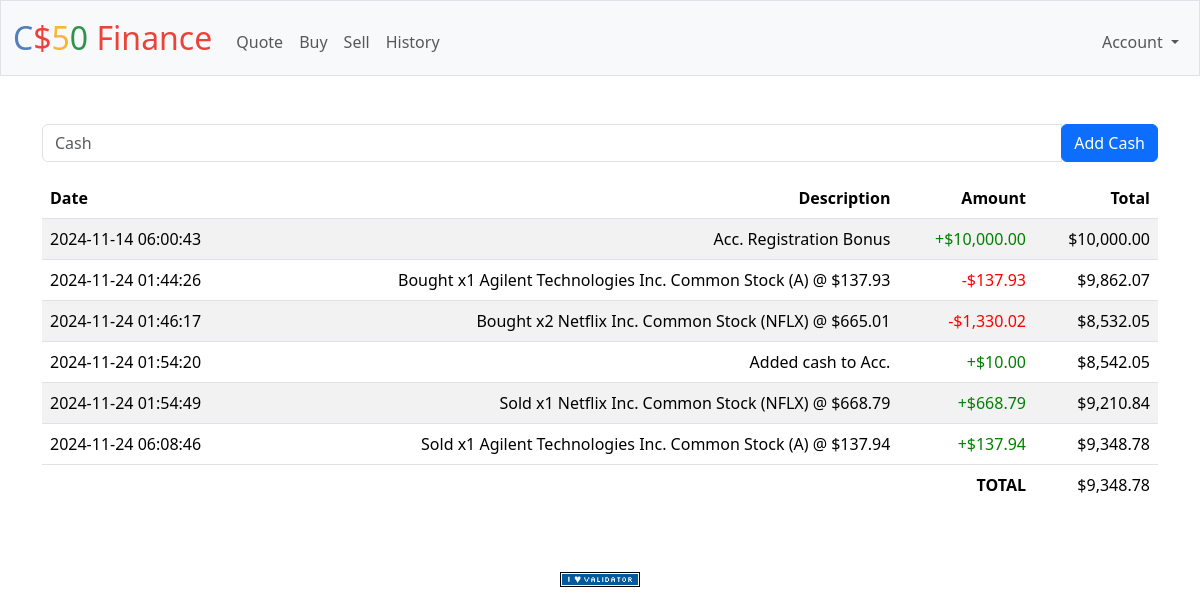
Screenshot of /cash (signed in) with the database file from the repository.
### tables this page shows
CREATE TABLE cash_transactions (
  id INTEGER PRIMARY KEY AUTOINCREMENT NOT NULL, 
  user_id INTEGER NOT NULL, 
  date INTEGER NOT NULL, 
  description TEXT NOT NULL, 
  amount NUMERIC NOT NULL,
  transaction_type TEXT NOT NULL,
  FOREIGN KEY (user_id) REFERENCES users(id)
);

### app.py (the view)
@app.route("/cash", methods=["GET", "POST"])
@login_required
def cash():
    user_id = session.get("user_id")
    if request.method == "POST":
        added_cash = request.form.get("cash")
        if not added_cash:
            return apology("Missing Input", 400)
        try:
            added_cash = float(added_cash)
            if not isinstance(added_cash, float):
                return apology("Enter valid input", 400)
        except:
            return apology("Enter valid input", 400)
        if added_cash <= 0:
            return apology("Enter positive number", 400)
        try:
            try:
                cash_row = db.execute(
                    "SELECT cash FROM users WHERE id = ?",
                    user_id
                )
                current_cash = float(cash_row[0]["cash"])
            except:
                raise Exception("Cash data could not be retrieved")
            new_cash_amount = current_cash + added_cash
            try:
                db.execute(
                    "INSERT INTO cash_transactions (user_id, date, description, amount, transaction_type) VALUES (?, CURRENT_TIMESTAMP, ?, ?, ?)",
                    user_id, "Added cash to Acc.", added_cash, "deposit"
                )
            except:
                raise Exception("Cash transaction could not be recorded")
            try:
                db.execute(
                    "UPDATE users SET cash = ? WHERE id = ?",
                    new_cash_amount, user_id
                )
            except:
                raise Exception("Cash data could not be updated")
        except Exception as ex:
            return apology(ex, 400)
        flash("Cash added to account!")
        return redirect("/cash")
    else:
        try:
            results = db.execute(
                "SELECT date, description, amount, transaction_type FROM cash_transactions WHERE user_id = ?",
                user_id
            )
        except:
            return apology("Could not access database at this time", 400)
        if not results:
            return render_template("cash.html")
        rows = []
        running_total = 0
        for result in results:
            if result["transaction_type"] == "deposit":
                running_total = running_total + result["amount"]
            else:
                running_total = running_total - result["amount"]
            row = {"date": result["date"], "description": result["description"], "amount": result["amount"],
                   "running_total": running_total, "transaction_type": result["transaction_type"]}
            rows.append(row)
        return render_template("cash.html", rows=rows, grand_total=running_total)

### app.py (called while the page is built)
@app.after_request
def after_request(response):
    response.headers["Cache-Control"] = "no-cache, no-store, must-revalidate"
    response.headers["Expires"] = 0
    response.headers["Pragma"] = "no-cache"
    return response

### helpers.py (called while the page is built)
def login_required(f):
    @wraps(f)
    def decorated_function(*args, **kwargs):
        if session.get("user_id") is None:
            return redirect("/login")
        return f(*args, **kwargs)
    return decorated_function

def usd(value):
    return f"${value:,.2f}"

### templates/cash.html (shortened to what this page needs)
{% extends "layout.html" %}
{% block main %}
    <form action="/cash" method="post">
        <div class="input-group mb-3">
            <input autofocus class="form-control mx-auto w-auto" name="cash" placeholder="Cash" min="1" number="text">
            <div class="input-group-append">
                <button class="btn btn-primary" type="submit">Add Cash</button>
            </div>
        </div>
    </form>
    <table class="table table-striped">
        <thead>
            <tr>
                <th class="text-start">Date</th>
                <th class="text-end">Description</th>
                <th class="text-end">Amount</th>
                <th class="text-end">Total</th>
            </tr>
        </thead>
        <tbody>
            {% if rows %}
                {% for row in rows %}
                    <tr>
                        <td class="text-start">{{ row["date"] }}</td>
                        <td class="text-end">{{ row["description"] }}</td>
                        {% if row["transaction_type"] == 'deposit' %}
                            <td class="text-end buy-deposit">+{{ row["amount"] | usd }}</td>
                        {% else %}
                            <td class="text-end sell-withdrawal">-{{ row["amount"] | usd }}</td>
                        {% endif %}
                        <td class="text-end">{{ row["running_total"] | usd }}</td>
                    </tr>
                {% endfor %}
            {% endif %}
        </tbody>
        <tfoot>
            <tr>
                <td class="border-0 fw-bold text-end" colspan="3">TOTAL</td>
                <td class="border-0 w-bold text-end">{{ grand_total | usd }}</td>
            </tr>
        </tfoot>
    </table>
{% endblock %}

### templates/layout.html (shortened to what this page needs)
<!DOCTYPE html>
<html lang="en">
    <head>
        <link href="https://cdn.jsdelivr.net/npm/bootstrap@5.3.3/dist/css/bootstrap.min.css" rel="stylesheet">
        <link href="/static/styles.css" rel="stylesheet">
    </head>
    <body>
        <nav class="bg-light border navbar navbar-expand-md navbar-light">
            <div class="container-fluid">
                <a class="navbar-brand" href="/"><span class="blue">C</span><span class="red">$</span><span class="yellow">5</span><span class="green">0</span> <span class="red">Finance</span></a>
                <div class="collapse navbar-collapse" id="navbar">
                    {% if session["user_id"] %}
                        <ul class="navbar-nav me-auto mt-2">
                            <li class="nav-item"><a class="nav-link" href="/quote">Quote</a></li>
                            <li class="nav-item"><a class="nav-link" href="/buy">Buy</a></li>
                            <li class="nav-item"><a class="nav-link" href="/sell">Sell</a></li>
                            <li class="nav-item"><a class="nav-link" href="/history">History</a></li>
                        </ul>
                        <ul class="navbar-nav ms-auto mt-2">
                            <li class="nav-item dropdown">
                                <a class="nav-link dropdown-toggle" href="#" role="button" data-bs-toggle="dropdown" aria-expanded="false">
                                    Account
                                </a>
                            </li>
                        </ul>
                    {% else %}
                        <ul class="navbar-nav ms-auto mt-2">
                            <li class="nav-item"><a class="nav-link" href="/register">Register</a></li>
                            <li class="nav-item"><a class="nav-link" href="/login">Log In</a></li>
                        </ul>
                    {% endif %}
                </div>
            </div>
        </nav>
        <main class="container py-5 text-center">
            {% block main %}{% endblock %}
        </main>
        <footer class="mb-5">
            <form action="https://validator.w3.org/check" class="text-center" enctype="multipart/form-data" method="post" target="_blank">
                <input alt="Validate" src="/static/I_heart_validator.png" type="image">
            </form>
        </footer>
    </body>
</html>

### static/styles.css (style rules this page uses)
nav .navbar-brand { font-size: xx-large; }
nav .navbar-brand .blue { color: #537fbe; }
nav .navbar-brand .red { color: #ea433b; }
nav .navbar-brand .yellow { color: #f5b82e; }
nav .navbar-brand .green { color: #2e944b; }
.buy-deposit { color: green !important; }
.sell-withdrawal { color: red !important; }

### rows the page displays
cash_transactions: date "2024-11-14 06:00:43", description "Acc. Registration Bonus", amount "$10,000.00", running_total "$10,000.00"
cash_transactions: date "2024-11-24 01:44:26", description "Bought x1 Agilent Technologies Inc. Common Stock (A) @ $137.93", amount "$137.93", running_total "$9,862.07"
cash_transactions: date "2024-11-24 01:46:17", description "Bought x2 Netflix Inc. Common Stock (NFLX) @ $665.01", amount "$1,330.02", running_total "$8,532.05"
cash_transactions: date "2024-11-24 01:54:20", description "Added cash to Acc.", amount "$10.00", running_total "$8,542.05"
cash_transactions: date "2024-11-24 01:54:49", description "Sold x1 Netflix Inc. Common Stock (NFLX) @ $668.79", amount "$668.79", running_total "$9,210.84"
cash_transactions: date "2024-11-24 06:08:46", description "Sold x1 Agilent Technologies Inc. Common Stock (A) @ $137.94", amount "$137.94", running_total "$9,348.78"

### other values shown
{{ grand_total | usd }} "$9,348.78"
